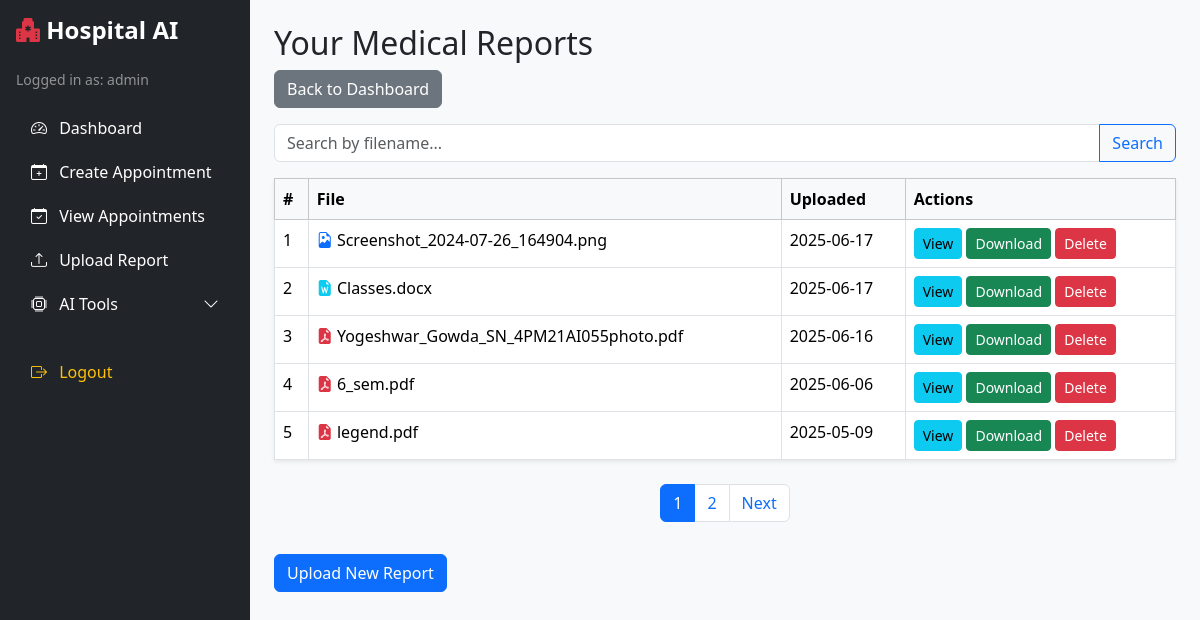
The page /view_reports (signed in) on the database its author committed.
### app/models/user.py (models this page shows, shortened)
class User(UserMixin, db.Model):
    id = db.Column(db.Integer, primary_key=True)
    username = db.Column(db.String(100), unique=True, nullable=False)
    password = db.Column(db.String(100), nullable=False)
    role = db.Column(db.String(20), nullable=False)  # 'admin', 'doctor', 'patient'

### app/models/report.py (models this page shows)
class MedicalReport(db.Model):
    id = db.Column(db.Integer, primary_key=True)
    user_id = db.Column(db.Integer, db.ForeignKey('user.id'), nullable=False)
    filename = db.Column(db.String(255), nullable=False)
    upload_date = db.Column(db.DateTime, default=datetime.utcnow)

### app/controllers/report_controller.py (the view, shortened to what this page needs)
@report_bp.route('/view_reports')
@login_required
def view_reports():
    search_query = request.args.get('search', '').strip()
    page = request.args.get('page', 1, type=int)
    per_page = 5
    if current_user.role == 'admin':
        query = MedicalReport.query
    else:
        query = MedicalReport.query.filter_by(user_id=current_user.id)
    if search_query:
        query = query.filter(MedicalReport.filename.ilike(f"%{search_query}%"))
    total_reports = query.count()
    reports = query.order_by(MedicalReport.upload_date.desc()) \
                   .offset((page - 1) * per_page) \
                   .limit(per_page).all()
    class Pagination:
        def __init__(self, page, per_page, total):  # ✅ Fix: correct __init__
            self.page = page
            self.per_page = per_page
            self.total = total
            self.pages = ceil(total / per_page)
        @property
        def has_prev(self):
            return self.page > 1
        @property
        def has_next(self):
            return self.page < self.pages
        @property
        def next_num(self):
            return self.page + 1
        def iter_pages(self, left_edge=2, right_edge=2, left_current=2, right_current=2):
            last = 0
            for num in range(1, self.pages + 1):
                if (num <= left_edge or
                    (num >= self.page - left_current and num <= self.page + right_current) or
                    num > self.pages - right_edge):
                    if last + 1 != num:
                        yield None
                    yield num
                    last = num
    pagination = Pagination(page, per_page, total_reports)
    return render_template('view_reports.html', reports=reports, search_query=search_query, pagination=pagination)

### app/models/user.py (called while the page is built)
@login_manager.user_loader
def load_user(user_id):
    return User.query.get(int(user_id))

### app/templates/view_reports.html (shortened to what this page needs)
{% extends "base.html" %}
{% block content %}
<h2>Your Medical Reports</h2>
<a href="{{ url_for('auth.dashboard') }}" class="btn btn-secondary mb-3">Back to Dashboard</a>
<form method="get" class="input-group mb-3" action="{{ url_for('report.view_reports') }}">
  <input type="text" name="search" class="form-control" placeholder="Search by filename..." value="{{ search_query }}">
  <button class="btn btn-outline-primary" type="submit">Search</button>
</form>
{% if reports %}
<table class="table table-bordered bg-white shadow-sm">
  <thead class="table-light">
    <tr>
      <th>#</th>
      <th>File</th>
      <th>Uploaded</th>
      <th>Actions</th>
    </tr>
  </thead>
  <tbody>
    {% for report in reports %}
    <tr>
      <td>{{ loop.index }}</td>
      <td>
        {% set ext = report.filename.rsplit('.', 1)[1].lower() %}
        {% if ext == 'pdf' %}
          <i class="bi bi-file-earmark-pdf-fill text-danger"></i>
        {% elif ext in ['png', 'jpg', 'jpeg'] %}
          <i class="bi bi-file-earmark-image text-primary"></i>
        {% elif ext == 'docx' %}
          <i class="bi bi-file-earmark-word-fill text-info"></i>
        {% else %}
          <i class="bi bi-file-earmark-fill text-secondary"></i>
        {% endif %}
        {{ report.filename }}
      </td>
      <td>{{ report.upload_date.strftime('%Y-%m-%d') if report.upload_date else 'N/A' }}</td>
      <td>
        <a href="{{ url_for('report.view_report', filename=report.filename) }}"
           class="btn btn-sm btn-info"
           data-bs-toggle="modal"
           data-bs-target="#previewModal"
           data-filename="{{ report.filename }}"
           data-filetype="{{ ext }}">
           View
        </a>
        <a href="{{ url_for('report.download_report', filename=report.filename) }}" class="btn btn-sm btn-success">Download</a>
        <a href="{{ url_for('report.delete_report', report_id=report.id) }}" class="btn btn-sm btn-danger"
           onclick="return confirm('Are you sure you want to delete this report?');">Delete</a>
      </td>
    </tr>
    {% endfor %}
  </tbody>
</table>
{% if pagination %}
<nav>
  <ul class="pagination justify-content-center mt-4">
    {% for page_num in pagination.iter_pages() %}
      {% if page_num %}
        <li class="page-item {% if pagination.page == page_num %}active{% endif %}">
          <a class="page-link" href="{{ url_for('report.view_reports', page=page_num, search=search_query) }}">{{ page_num }}</a>
        </li>
      {% else %}
        <li class="page-item disabled"><span class="page-link">…</span></li>
      {% endif %}
    {% endfor %}
    {% if pagination.has_next %}
      <li class="page-item">
        <a class="page-link" href="{{ url_for('report.view_reports', page=pagination.next_num, search=search_query) }}">Next</a>
      </li>
    {% endif %}
  </ul>
</nav>
{% endif %}
{% else %}
<p>No reports uploaded yet.</p>
{% endif %}
<a href="{{ url_for('report.upload_report') }}" class="btn btn-primary mt-3">Upload New Report</a>
{% endblock %}

### app/templates/base.html (shortened to what this page needs)
<!DOCTYPE html>
<html lang="en">
<head>
    <link href="https://cdn.jsdelivr.net/npm/bootstrap@5.3.2/dist/css/bootstrap.min.css" rel="stylesheet">
    <link href="https://cdn.jsdelivr.net/npm/bootstrap-icons@1.10.5/font/bootstrap-icons.css" rel="stylesheet">
</head>
<body>
<div class="d-flex">
    <div class="bg-dark text-white p-3 sidebar">
        <h4 class="mb-4"><i class="bi bi-hospital-fill text-danger"></i> Hospital AI</h4>
        {% if current_user.is_authenticated %}
            <p class="text-white-50 small">Logged in as: {{ current_user.role }}</p>
            <ul class="nav flex-column">
                <li class="nav-item">
                    <a class="nav-link text-white" href="{{ url_for('auth.dashboard') }}">
                        <i class="bi bi-speedometer2 me-2"></i> Dashboard
                    </a>
                </li>
                <li class="nav-item">
                    <a class="nav-link text-white" href="{{ url_for('appointment.create_appointment') }}">
                        <i class="bi bi-calendar-plus me-2"></i> Create Appointment
                    </a>
                </li>
                {% if current_user.role in ['admin', 'doctor'] %}
                    <li class="nav-item">
                        <a class="nav-link text-white" href="{{ url_for('appointment.view_appointments') }}">
                            <i class="bi bi-calendar-check me-2"></i> View Appointments
                        </a>
                    </li>
                {% endif %}
                <li class="nav-item">
                    <a class="nav-link text-white" href="{{ url_for('report.upload_report') }}">
                        <i class="bi bi-upload me-2"></i> Upload Report
                    </a>
                </li>
                <li class="nav-item">
                    <a class="nav-link text-white" data-bs-toggle="collapse" href="#aiTools" role="button" aria-expanded="false">
                        <i class="bi bi-cpu me-2"></i> AI Tools <i class="bi bi-chevron-down float-end"></i>
                    </a>
                </li>
                <li class="nav-item mt-4">
                    <a class="nav-link text-warning" href="{{ url_for('auth.logout') }}">
                        <i class="bi bi-box-arrow-right me-2"></i> Logout
                    </a>
                </li>
            </ul>
        {% else %}
            <p class="text-white">Not logged in</p>
        {% endif %}
    </div>
    <div class="flex-grow-1 p-4 main-content">
        {% block content %}{% endblock %}
    </div>
</div>
</body>
</html>

### app/templates/base.html (style rules this page uses)
body { font-family: 'Segoe UI', sans-serif; }
.sidebar { width: 250px; min-height: 100vh; }
.sidebar .nav-link { padding: 10px 15px; border-radius: 5px; transition: background 0.3s; }
.sidebar h4 { font-weight: bold; }
.nav-link i { font-size: 1rem; }
.main-content { background-color: #f8f9fa; min-height: 100vh; }

### rows shown on the page
User: role "admin"
MedicalReport: filename "Screenshot_2024-07-26_164904.png", upload_date "2025-06-17"
MedicalReport: filename "Classes.docx", upload_date "2025-06-17"
MedicalReport: filename "Yogeshwar_Gowda_SN_4PM21AI055photo.pdf", upload_date "2025-06-16"
MedicalReport: filename "6_sem.pdf", upload_date "2025-06-06"
MedicalReport: filename "legend.pdf", upload_date "2025-05-09"

### other values the page prints
{{ page_num }} "1" "2"
